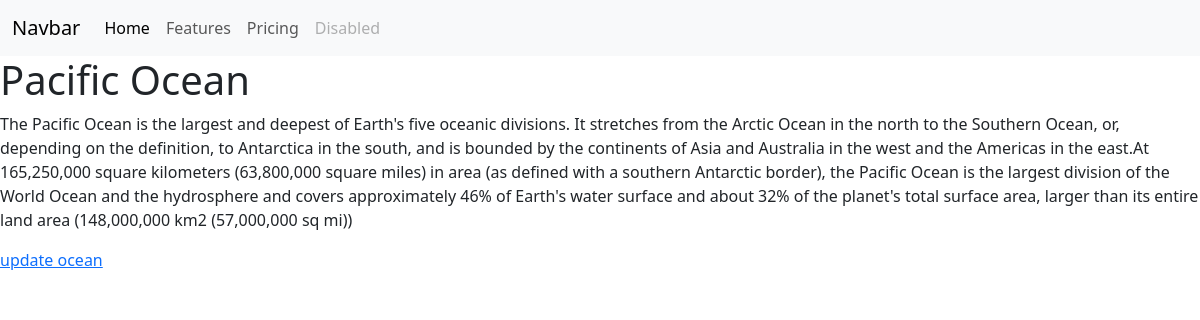
Page /oceans/read-ocean/1/ on the committed database.
### waterbodyApp/models.py (models this page shows, shortened)
class Ocean(models.Model):
    name = models.CharField(max_length=150)
    description = models.TextField()
    size = models.FloatField()
    latitude=models.FloatField()
    longitude =models.FloatField()
    isSalty = models.BooleanField(default=False)
    updated_at = models.DateTimeField(auto_now=True)
    created_at = models.DateTimeField(auto_now_add=True)

### waterbodyApp/views.py (the view)
# urls.py: path('read-ocean/<str:pk>/', views.readOcean, name="read-ocean"),
def readOcean(request,pk):
    ocean = Ocean.objects.get(id=pk)
    context = {"ocean": ocean}
    return render(request, 'waterbodyApp/ocean.html', context)

### waterbodyApp/templates/waterbodyApp/ocean.html
{% extends 'base.html' %}
{% block content %}
<div class="containeo">
    <h1>{{ocean.name}}</h1>
    <p>{{ocean.description}}</p>
    <a href="{% url 'update-ocean' ocean.id %}">update ocean</a>
</div>
{% endblock %}

### rows in the picture
Ocean: name "Pacific Ocean", description "The Pacific Ocean is the largest and deepest of Earth's five oceanic divisions. It stretches from the Arctic Ocean in the north to the Southern Ocean, or, depending on the definition, to Antarctica in the south, and is bounded by the continents of Asia and Australia in the west and the Americas in the east.At 165,250,000 square kilometers (63,800,000 square miles) in area (as defined with a southern Antarctic border), the Pacific Ocean is the largest division of the World Ocean and the hydrosphere and covers approximately 46% of Earth's water surface and about 32% of the planet's total surface area, larger than its entire land area (148,000,000 km2 (57,000,000 sq mi))"
